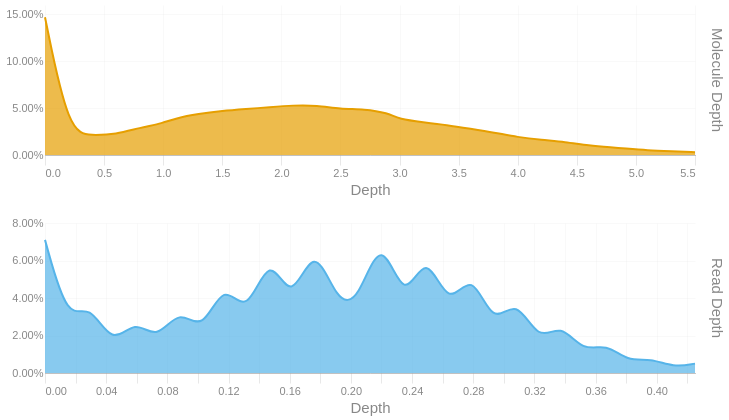

Write notebook code for a chart like this one.
### Code cell
readdep = depth_hist(tb['Read Depth'], q99, 3)
readdep = readdep.with_columns(pl.lit('Read Depth').alias('Metric'))
if not SKIPLR:
    moldep = depth_hist(tb['Molecule Depth'], mol_q99, 1)
    moldep = moldep.with_columns(pl.lit('Molecule Depth').alias('Metric'))
    _hist = pl.concat([readdep, moldep])
    _hist = _hist.filter(pl.col('Proportion') != 0)
    with SafeRender(_hist):
        (
            alt.Chart(_hist)        
            .mark_area(interpolate = "basis")
            .encode(
                x=alt.X('Bin:Q').scale(domainMin=0).axis(alt.Axis(title='Depth')),
                y = alt.Y('Proportion:Q', title = None).axis(format = '.2%'),
                color = alt.Color('Metric:N').legend(None),
                row = alt.Row("Metric:N").header(title = None, labelOrient = 'right'),
                tooltip = [
                    alt.Tooltip("Metric:N", title = "Metric"),
                    alt.Tooltip('Interval:N', title = "Depth Interval"),
                    alt.Tooltip('Proportion:Q', title = "% Alignments").format('.2%')
                ]
            )
            .resolve_scale(x='independent', y='independent')
            .properties(
                height = 150, width = 650,
                usermeta={'embedOptions': {'downloadFileName': f'{samplename}.depth.hist'}}
            )
        ).display()
else:
    readdep = readdep.filter(pl.col('Proportion') != 0)
    with SafeRender(readdep):
        (
            alt.Chart(readdep)        
            .mark_area(interpolate = "basis")
            .encode(
                x=alt.X('Bin:Q').scale(domainMin=0).axis(alt.Axis(title='Depth')),
                y = alt.Y('Proportion:Q', title = None).axis(format = '.2%'),
                tooltip = [
                    alt.Tooltip('Interval:N', title = "Depth Interval"),
                    alt.Tooltip('Proportion:Q', title = "% Alignments").format('.2%')
                ]
            )
            .properties(
                usermeta={'embedOptions': {'downloadFileName': f'{samplename}.depth.hist'}}
            )
        ).display()

### Figure 1 — Vega-Lite specification as saved in the notebook (floating-point values rounded to 4 significant figures)
{"width": 650, "height": 150, "config": {"title": {"anchor": "start", "dy": -15, "fontSize": 18, "color": "#888888", "subtitleColor": "#888888", "subtitleFontSize": 14}, "arc": {"fill": "#0072B2"}, "axis": {"domainColor": "#888888", "domainWidth": 0.5, "gridWidth": 0.2, "grid": false, "titleFontWeight": 400, "titleFontSize": 15, "labelFontSize": 11, "labelColor": "#888888", "tickColor": "#888888", "tickWidth": 0.2, "titleColor": "#888888"}, "axisBand": {"grid": false}, "axisX": {"grid": true, "tickSize": 10, "domainCap": "round"}, "axisY": {"domain": false, "grid": true, "tickSize": 0, "domainCap": "round"}, "background": "transparent", "header": {"labelFontSize": 15, "labelColor": "#888888", "titleFontSize": 15, "titleFontWeight": 600, "titleColor": "#888888"}, "legend": {"labelFont": "sans-serif", "labelFontSize": 12, "labelColor": "#888888", "symbolSize": 100, "symbolType": "circle", "titleFontSize": 12, "titlePadding": 10, "titleColor": "#888888", "title": null}, "range": {"category": ["#E69F00", "#56B4E9", "#009E73", "#F0E442", "#0072B2", "#D55E00", "#CC79A7", "#000000"], "diverging": ["#cfe8f3", "#a2d4ec", "#73bfe2", "#46abdb", "#1696d2", "#12719e"]}, "area": {"fill": "#0072B2", "fillOpacity": 0.7, "line": true, "strokeOpacity": 0.7}, "line": {"color": "#0072B2", "stroke": "#0072B2", "strokeWidth": 2}, "trail": {"color": "#0072B2", "stroke": "#0072B2", "strokeWidth": 0, "size": 1}, "point": {"filled": true, "fillOpacity": 1.0, "size": 95}, "text": {"color": "#888888", "fontSize": 11, "align": "right", "fontWeight": 400, "size": 11}, "bar": {"fill": "#0072B2", "stroke": null}, "view": {"stroke": null, "continuousWidth": 660, "continuousHeight": 400}}, "data": {"name": "data-5476555af9cf56a5845905549cef4417"}, "mark": {"type": "area", "interpolate": "basis"}, "encoding": {"color": {"field": "Metric", "legend": null, "type": "nominal"}, "row": {"field": "Metric", "header": {"title": null, "labelOrient": "right"}, "type": "nominal"}, "tooltip": [{"field": "Metric", "title": "Metric", "type": "nominal"}, {"field": "Interval", "title": "Depth Interval", "type": "nominal"}, {"field": "Proportion", "format": ".2%", "title": "% Alignments", "type": "quantitative"}], "x": {"axis": {"title": "Depth"}, "field": "Bin", "scale": {"domainMin": 0}, "type": "quantitative"}, "y": {"axis": {"format": ".2%"}, "field": "Proportion", "title": null, "type": "quantitative"}}, "resolve": {"scale": {"x": "independent", "y": "independent"}}, "usermeta": {"embedOptions": {"downloadFileName": "TF26LRJL0011_5B_10484332_23Y22YLT4_L7.depth.hist"}}, "$schema": "https://vega.github.io/schema/vega-lite/v6.4.1.json", "datasets": {"data-5476555af9cf56a5845905549cef4417": [{"Bin": 0.0, "Interval": "0.0-0.015", "Proportion": 0.071, "Metric": "Read Depth"}, {"Bin": 0.015, "Interval": "0.015-0.029", "Proportion": 0.027, "Metric": "Read Depth"}, {"Bin": 0.029, "Interval": "0.029-0.044", "Proportion": 0.038, "Metric": "Read Depth"}, {"Bin": 0.044, "Interval": "0.044-0.059", "Proportion": 0.014, "Metric": "Read Depth"}, {"Bin": 0.059, "Interval": "0.059-0.073", "Proportion": 0.029, "Metric": "Read Depth"}, {"Bin": 0.073, "Interval": "0.073-0.088", "Proportion": 0.017, "Metric": "Read Depth"}, {"Bin": 0.088, "Interval": "0.088-0.103", "Proportion": 0.035, "Metric": "Read Depth"}, {"Bin": 0.103, "Interval": "0.103-0.117", "Proportion": 0.021, "Metric": "Read Depth"}, {"Bin": 0.117, "Interval": "0.117-0.132", "Proportion": 0.05, "Metric": "Read Depth"}, {"Bin": 0.132, "Interval": "0.132-0.147", "Proportion": 0.029, "Metric": "Read Depth"}, {"Bin": 0.147, "Interval": "0.147-0.161", "Proportion": 0.066, "Metric": "Read Depth"}, {"Bin": 0.161, "Interval": "0.161-0.176", "Proportion": 0.035, "Metric": "Read Depth"}, {"Bin": 0.176, "Interval": "0.176-0.191", "Proportion": 0.071, "Metric": "Read Depth"}, {"Bin": 0.191, "Interval": "0.191-0.205", "Proportion": 0.037, "Metric": "Read Depth"}, {"Bin": 0.205, "Interval": "0.205-0.22", "Proportion": 0.038, "Metric": "Read Depth"}, {"Bin": 0.22, "Interval": "0.22-0.235", "Proportion": 0.076, "Metric": "Read Depth"}, {"Bin": 0.235, "Interval": "0.235-0.249", "Proportion": 0.035, "Metric": "Read Depth"}, {"Bin": 0.249, "Interval": "0.249-0.264", "Proportion": 0.067, "Metric": "Read Depth"}, {"Bin": 0.264, "Interval": "0.264-0.279", "Proportion": 0.033, "Metric": "Read Depth"}, {"Bin": 0.279, "Interval": "0.279-0.293", "Proportion": 0.056, "Metric": "Read Depth"}, {"Bin": 0.293, "Interval": "0.293-0.308", "Proportion": 0.024, "Metric": "Read Depth"}, {"Bin": 0.308, "Interval": "0.308-0.323", "Proportion": 0.041, "Metric": "Read Depth"}, {"Bin": 0.323, "Interval": "0.323-0.337", "Proportion": 0.016, "Metric": "Read Depth"}, {"Bin": 0.337, "Interval": "0.337-0.352", "Proportion": 0.027, "Metric": "Read Depth"}, {"Bin": 0.352, "Interval": "0.352-0.367", "Proportion": 0.011, "Metric": "Read Depth"}, {"Bin": 0.367, "Interval": "0.367-0.381", "Proportion": 0.016, "Metric": "Read Depth"}, {"Bin": 0.381, "Interval": "0.381-0.396", "Proportion": 0.006, "Metric": "Read Depth"}, {"Bin": 0.396, "Interval": "0.396-0.411", "Proportion": 0.008, "Metric": "Read Depth"}, {"Bin": 0.411, "Interval": "0.411-0.425", "Proportion": 0.003, "Metric": "Read Depth"}, {"Bin": 0.425, "Interval": "0.425-0.44", "Proportion": 0.005, "Metric": "Read Depth"}, {"Bin": 0.0, "Interval": "0.0-0.2", "Proportion": 0.147, "Metric": "Molecule Depth"}, {"Bin": 0.2, "Interval": "0.2-0.4", "Proportion": 0.023, "Metric": "Molecule Depth"}, {"Bin": 0.4, "Interval": "0.4-0.6", "Proportion": 0.021, "Metric": "Molecule Depth"}, {"Bin": 0.6, "Interval": "0.6-0.8", "Proportion": 0.022, "Metric": "Molecule Depth"}, {"Bin": 0.8, "Interval": "0.8-1.0", "Proportion": 0.029, "Metric": "Molecule Depth"}, {"Bin": 1.0, "Interval": "1.0-1.1", "Proportion": 0.034, "Metric": "Molecule Depth"}, {"Bin": 1.1, "Interval": "1.1-1.3", "Proportion": 0.039, "Metric": "Molecule Depth"}, {"Bin": 1.3, "Interval": "1.3-1.5", "Proportion": 0.044, "Metric": "Molecule Depth"}, {"Bin": 1.5, "Interval": "1.5-1.7", "Proportion": 0.047, "Metric": "Molecule Depth"}, {"Bin": 1.7, "Interval": "1.7-1.9", "Proportion": 0.049, "Metric": "Molecule Depth"}, {"Bin": 1.9, "Interval": "1.9-2.1", "Proportion": 0.051, "Metric": "Molecule Depth"}, {"Bin": 2.1, "Interval": "2.1-2.3", "Proportion": 0.053, "Metric": "Molecule Depth"}, {"Bin": 2.3, "Interval": "2.3-2.5", "Proportion": 0.053, "Metric": "Molecule Depth"}, {"Bin": 2.5, "Interval": "2.5-2.7", "Proportion": 0.049, "Metric": "Molecule Depth"}, {"Bin": 2.7, "Interval": "2.7-2.9", "Proportion": 0.049, "Metric": "Molecule Depth"}, {"Bin": 2.9, "Interval": "2.9-3.0", "Proportion": 0.045, "Metric": "Molecule Depth"}, {"Bin": 3.0, "Interval": "3.0-3.2", "Proportion": 0.038, "Metric": "Molecule Depth"}, {"Bin": 3.2, "Interval": "3.2-3.4", "Proportion": 0.035, "Metric": "Molecule Depth"}, {"Bin": 3.4, "Interval": "3.4-3.6", "Proportion": 0.032, "Metric": "Molecule Depth"}, {"Bin": 3.6, "Interval": "3.6-3.8", "Proportion": 0.028, "Metric": "Molecule Depth"}, {"Bin": 3.8, "Interval": "3.8-4.0", "Proportion": 0.024, "Metric": "Molecule Depth"}, {"Bin": 4.0, "Interval": "4.0-4.2", "Proportion": 0.019, "Metric": "Molecule Depth"}, {"Bin": 4.2, "Interval": "4.2-4.4", "Proportion": 0.016, "Metric": "Molecule Depth"}, {"Bin": 4.4, "Interval": "4.4-4.6", "Proportion": 0.014, "Metric": "Molecule Depth"}, {"Bin": 4.6, "Interval": "4.6-4.8", "Proportion": 0.01, "Metric": "Molecule Depth"}, {"Bin": 4.8, "Interval": "4.8-4.9", "Proportion": 0.008, "Metric": "Molecule Depth"}, {"Bin": 4.9, "Interval": "4.9-5.1", "Proportion": 0.007, "Metric": "Molecule Depth"}, {"Bin": 5.1, "Interval": "5.1-5.3", "Proportion": 0.005, "Metric": "Molecule Depth"}, {"Bin": 5.3, "Interval": "5.3-5.5", "Proportion": 0.004, "Metric": "Molecule Depth"}, {"Bin": 5.5, "Interval": "5.5-5.71", "Proportion": 0.003, "Metric": "Molecule Depth"}]}}
